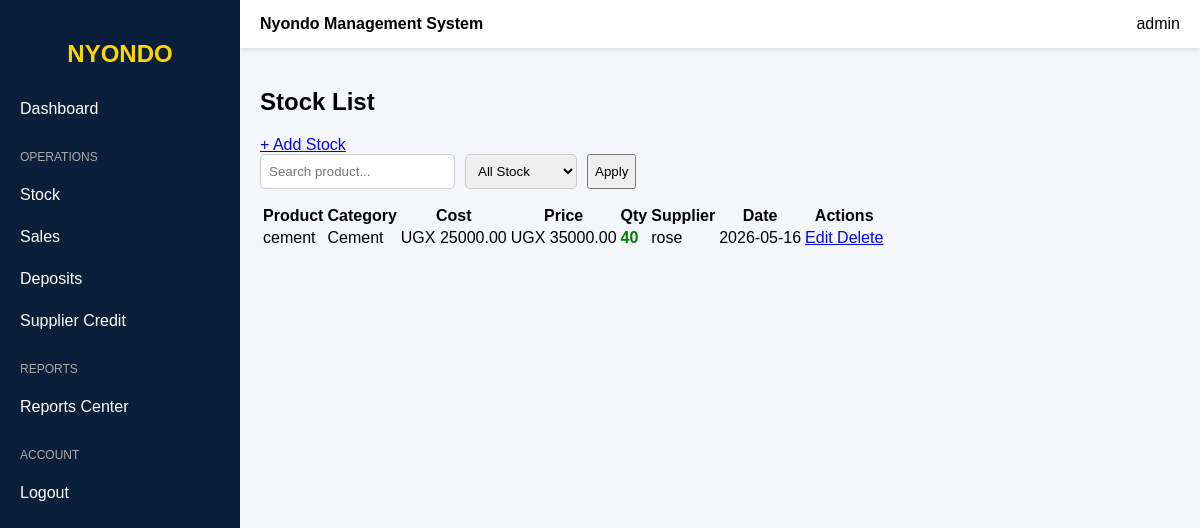
The page /stock/ (signed in) on the database its author committed.
### nyondo_app/models.py (models this page shows, shortened)
class Stock(models.Model):
    CATEGORY_CHOICES = [
        ("Cement", "Cement"),
        ("Iron Bars", "Iron Bars"),
        ("Nails", "Nails"),
        ("Iron Sheets", "Iron Sheets"),
        ("Wire Mesh", "Wire Mesh"),
        ("Barbed Wire", "Barbed Wire"),
        ("Wheelbarrows", "Wheelbarrows"),
        ("Other", "Other"),
    ]
    product_name = models.CharField(max_length=100)
    category = models.CharField(max_length=50, choices=CATEGORY_CHOICES)
    quantity = models.PositiveIntegerField()
    reorder_level = models.PositiveIntegerField(default=5)
    buying_price = models.DecimalField(max_digits=12, decimal_places=2)
    selling_price = models.DecimalField(max_digits=12, decimal_places=2)
    supplier_name = models.CharField(max_length=100)
    description = models.TextField(blank=True, null=True)
    date_added = models.DateTimeField(auto_now_add=True)
    updated_at = models.DateTimeField(auto_now=True)

### nyondo_app/views.py (the view)
# urls.py: path("stock/", views.stock_list, name="stock_list"),
@login_required
def stock_list(request):
    stocks = Stock.objects.all().order_by("-date_added")
    query = request.GET.get("q")
    if query:
        stocks = stocks.filter(
            product_name__icontains=query
        )
    filter_type = request.GET.get("filter")
    if filter_type == "low":
        stocks = stocks.filter(quantity__lte=10)
    elif filter_type == "out":
        stocks = stocks.filter(quantity=0)
    context = {
        "stocks": stocks,
        "query": query,
        "filter_type": filter_type,
    }
    return render(
        request,
        "nyondo/stock_list.html",
        context
    )

### nyondo_app/templates/nyondo/stock_list.html (shortened to what this page needs)
{% extends "nyondo/base.html" %}
{% block content %}
<div class="header">
    <h2>Stock List</h2>
    <a href="{% url 'add_stock' %}" class="btn btn-primary">
        + Add Stock
    </a>
</div>
<form method="GET" class="filters">
    <input
        type="text"
        name="q"
        placeholder="Search product..."
        value="{{ query|default:'' }}"
    >
    <select name="filter">
        <option value="">All Stock</option>
    </select>
    <button type="submit" class="btn btn-primary">
        Apply
    </button>
</form>
<div class="table-container">
    <table>
        <thead>
            <tr>
                <th>Product</th>
                <th>Category</th>
                <th>Cost</th>
                <th>Price</th>
                <th>Qty</th>
                <th>Supplier</th>
                <th>Date</th>
                <th>Actions</th>
            </tr>
        </thead>
        <tbody>
            {% for stock in stocks %}
            <tr>
                <td>{{ stock.product_name }}</td>
                <td>{{ stock.category }}</td>
                <td>UGX {{ stock.buying_price }}</td>
                <td>UGX {{ stock.selling_price }}</td>
                <td class="
                    {% if stock.quantity == 0 %}
                        out-stock
                    {% elif stock.quantity <= 5 %}
                        low-stock
                    {% else %}
                        in-stock
                    {% endif %}
                ">
                    {{ stock.quantity }}
                </td>
                <td>{{ stock.supplier_name|default:"-" }}</td>
                <td>{{ stock.date_added|date:"Y-m-d" }}</td>
                <td>
                    <a href="{% url 'edit_stock' stock.id %}" class="btn btn-primary">
                        Edit
                    </a>
                    <a href="{% url 'delete_stock' stock.id %}" class="btn btn-danger">
                        Delete
                    </a>
                </td>
            </tr>
            {% empty %}
            <tr>
                <td colspan="8" class="empty">
                    No stock available
                </td>
            </tr>
            {% endfor %}
        </tbody>
    </table>
</div>
{% endblock %}

### nyondo_app/templates/nyondo/base.html (shortened to what this page needs)
<!DOCTYPE html>
<html>
<head>
</head>
<body>
<div class="sidebar">
    <h2>NYONDO</h2>
    {% with group=user.groups.first %}
    {% if user.is_superuser %}
        <a href="{% url 'admin_dashboard' %}">Dashboard</a>
        <div class="menu-title">Operations</div>
        <a href="{% url 'stock_dashboard' %}">Stock</a>
        <a href="{% url 'sales_dashboard' %}">Sales</a>
        <a href="{% url 'deposit_list' %}">Deposits</a>
        <a href="{% url 'credit_list' %}">Supplier Credit</a>
        <div class="menu-title">Reports</div>
        <a href="{% url 'reports_home' %}">Reports Center</a>
    {% elif group and group.name == "Stock" %}
        <a href="{% url 'stock_dashboard' %}">Stock</a>
        <a href="{% url 'credit_list' %}">Supplier Credit</a>
        <div class="menu-title">Reports</div>
        <a href="{% url 'stock_report' %}">Stock Report</a>
    {% elif group and group.name == "Sales" %}
        <a href="{% url 'sales_list' %}">Sales</a>
        <a href="{% url 'add_sale' %}">Add Sale</a>
        <div class="menu-title">Reports</div>
        <a href="{% url 'sales_report' %}">Sales Report</a>
    {% endif %}
    <div class="menu-title">Account</div>
    <a href="{% url 'logout' %}">Logout</a>
    {% endwith %}
</div>
<div class="main">
    <div class="topbar">
        <div><b>Nyondo Management System</b></div>
        <div>{{ user.username }}</div>
    </div>
    <div class="container">
        {% block content %}
        {% endblock %}
    </div>
</div>
</body>
</html>

### nyondo_app/templates/nyondo/base.html (style rules this page uses)
body { margin: 0; font-family: Arial, sans-serif; display: flex; background: #f4f6f9; }
.sidebar { width: 240px; height: 100vh; background: #0b1f3a; color: white; position: fixed; padding-top: 20px; overflow-y: auto; }
.sidebar h2 { text-align: center; color: #ffd700; margin-bottom: 20px; }
.sidebar a { display: block; color: white; padding: 12px 20px; text-decoration: none; transition: 0.2s; }
.main { margin-left: 240px; width: 100%; }
.topbar { background: white; padding: 15px 20px; display: flex; justify-content: space-between; box-shadow: 0 2px 5px rgba(0,0,0,0.1); }
.container { padding: 20px; }
.menu-title { padding: 10px 20px; font-size: 12px; color: #aaa; text-transform: uppercase; margin-top: 10px; }

### nyondo_app/templates/nyondo/stock_list.html (style rules this page uses)
.filters { display: flex; gap: 10px; margin-bottom: 15px; }
.filters input, .filters select { padding: 8px; border-radius: 5px; border: 1px solid #ccc; outline: none; }
.in-stock { color: green; font-weight: bold; }
.table-container { overflow-x: auto; margin-top: 10px; }

### rows shown on the page
Stock: product_name "cement", category "Cement", buying_price "25000.00", selling_price "35000.00", quantity "40", supplier_name "rose", date_added "2026-05-16"

### other values the page prints
{{ user.username }} "admin"
